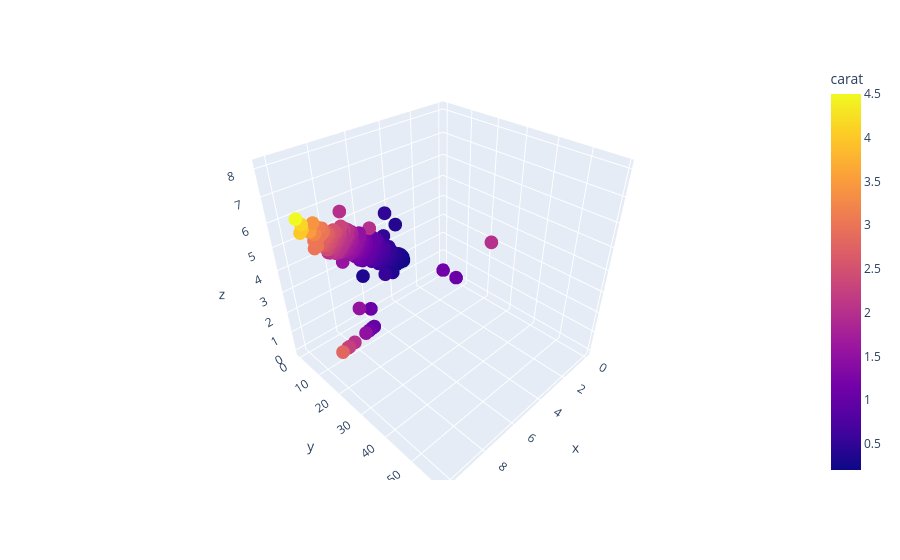

The cell this chart's notebook holds for it:
### Code cell
#Visualization of the structure of diamonds
X = train["x"]
Y = train["y"]
Z = train["z"]

fig = px.scatter_3d(train, x=X, y=Y, z=Z, color='carat')
fig.show()

### Figure 1 — Plotly figure (JSON) as saved in the notebook; plotly's stock layout.template omitted (floating-point values rounded to 4 significant figures; data arrays with more than 128 entries replaced by an {"elided": "..."} marker saying what was removed)
{"data": [{"hovertemplate": "x=%{x}<br>y=%{y}<br>z=%{z}<br>carat=%{marker.color}<extra></extra>", "legendgroup": "", "marker": {"color": {"elided": "40455 float values"}, "coloraxis": "coloraxis", "symbol": "circle"}, "mode": "markers", "name": "", "scene": "scene", "showlegend": false, "type": "scatter3d", "x": {"elided": "40455 float values"}, "y": {"elided": "40455 float values"}, "z": {"elided": "40455 float values"}}], "layout": {"coloraxis": {"colorbar": {"title": {"text": "carat"}}, "colorscale": [[0, "#0d0887"], [0.1111, "#46039f"], [0.2222, "#7201a8"], [0.3333, "#9c179e"], [0.4444, "#bd3786"], [0.5556, "#d8576b"], [0.6667, "#ed7953"], [0.7778, "#fb9f3a"], [0.8889, "#fdca26"], [1, "#f0f921"]]}, "legend": {"tracegroupgap": 0}, "margin": {"t": 60}, "scene": {"domain": {"x": [0, 1], "y": [0, 1]}, "xaxis": {"title": {"text": "x"}}, "yaxis": {"title": {"text": "y"}}, "zaxis": {"title": {"text": "z"}}}}}
